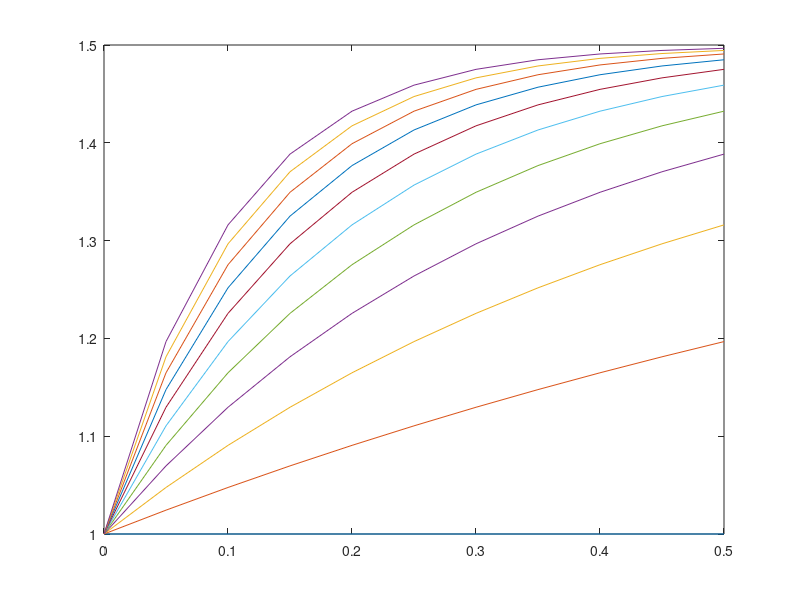

Recreate this plot in MATLAB.
Cmax = .5;
Cohr = 0: .05: 0.512;
gamma_arr = 0: 1: 10;

for i = 1:length(gamma_arr)
    V1 = 1 + Cmax * (1 - exp(-gamma_arr(i)*Cohr));
    plot(Cohr, V1); hold on;
end

% V2 = 1 - (1 - Cmax * exp(-gamma*Cohr));
% plot(V2);